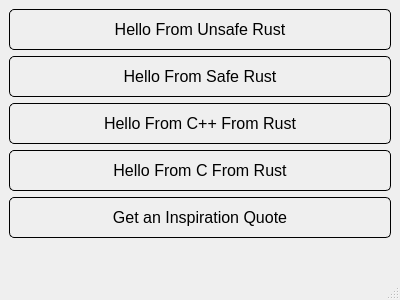
<?xml version="1.0" encoding="UTF-8"?>
<ui version="4.0">
    <class>MainWindow</class>
    <widget class="QMainWindow" name="MainWindow">
        <property name="geometry">
            <rect>
                <x>0</x>
                <y>0</y>
                <width>400</width>
                <height>300</height>
            </rect>
        </property>
        <property name="windowTitle">
            <string>MainWindow</string>
        </property>
        <property name="styleSheet">
            <string>
                QMainWindow {
                }
                QLabel {
                font-size: 20px;
                font-weight: bold;
                }
                QPushButton {
                border: 1px solid;
                padding: 10px;
                border-radius: 5px;
                font-size: 16px;
                }
            </string>
        </property>
        <widget class="QWidget" name="centralWidget">
            <layout class="QVBoxLayout" name="verticalLayout">
                <item>
                    <widget class="QPushButton" name="rust_unsafe_hello">
                        <property name="text">
                            <string>Hello From Unsafe Rust</string>
                        </property>
                    </widget>
                </item>
                <item>
                    <widget class="QPushButton" name="rust_safe_hello">
                        <property name="text">
                            <string>Hello From Safe Rust</string>
                        </property>
                    </widget>
                </item>
                <item>
                    <widget class="QPushButton" name="rust_cxx_hello">
                        <property name="text">
                            <string>Hello From C++ From Rust</string>
                        </property>
                    </widget>
                </item>
                <item>
                    <widget class="QPushButton" name="rust_c_hello">
                        <property name="text">
                            <string>Hello From C From Rust</string>
                        </property>
                    </widget>
                </item>
                <item>
                    <widget class="QPushButton" name="get_quote">
                        <property name="text">
                            <string>Get an Inspiration Quote</string>
                        </property>
                    </widget>
                </item>
                <item>
                    <widget class="QLabel" name="label">
                        <property name="alignment">
                            <set>Qt::AlignCenter</set>
                        </property>
                    </widget>
                </item>
            </layout>
        </widget>
        <widget class="QMenuBar" name="menuBar" />
        <widget class="QStatusBar" name="statusBar" />
    </widget>
    <resources />
    <connections />
</ui>
